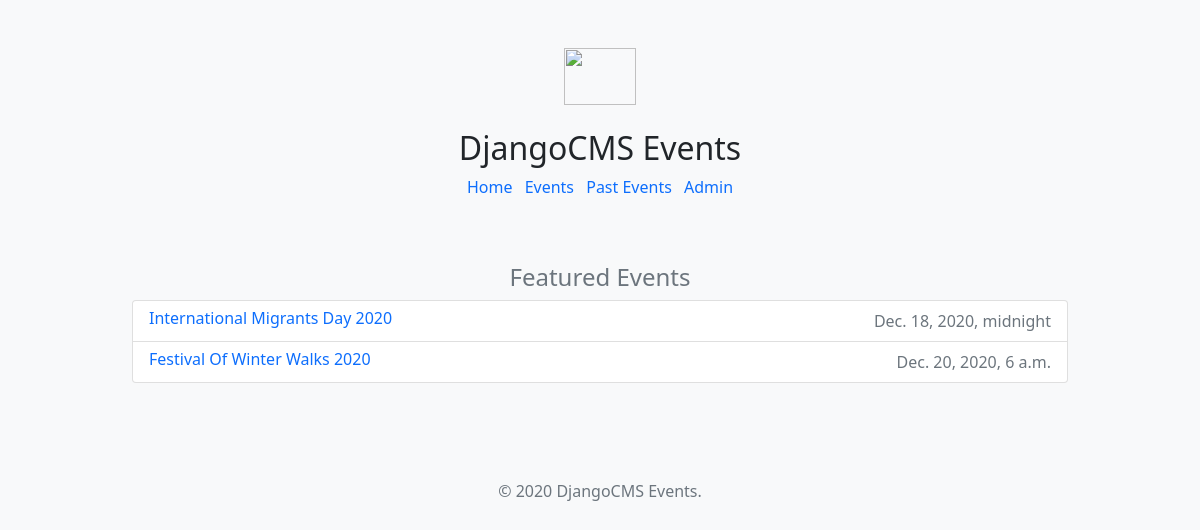
The page /en/ on the database its author committed.
### events/models.py (models this page shows, shortened)
class Events(models.Model):
    title = models.CharField(max_length=200)
    description = models.TextField()
    datetime = models.DateTimeField(default=dt.now)
    is_featured = models.BooleanField(default=False, blank=True)
    class Meta:
        verbose_name_plural = 'Events'

### events/views.py (the view)
# urls.py: path('', views.index, name='index'),
def index(request):
    featured_events = Events.objects.filter(is_featured=True)
    context = {
        'title': 'Featured Events',
        'featured_events': featured_events
    }
    return render(request, 'events/index.html', context)

### events/templates/events/index.html
{% extends 'events/base.html' %}
{% block events_content %}
<div class="row">
    <div class="col-sm-12">
        <h4 class="d-flex justify-content-center align-items-center">
            <span class="text-muted">{{ title }}</span>
        </h4>
        <ul class="list-group">
            {% for event in featured_events %}
                <li class="list-group-item d-flex justify-content-between">
                    <a href="/events/detail/{{ event.id }}"><h6 class="my-0">{{ event.title }}</h6></a>
                    <span class="text-muted">{{ event.datetime }}</span>
                </li>
            {% endfor %}
        </ul>
    </div>
</div>
{% endblock %}

### cmsevents/templates/base.html (style rules this page uses)
a { text-decoration: none; }

### rows shown on the page
Events: title "International Migrants Day 2020", datetime "Dec. 18, 2020, midnight"
Events: title "Festival Of Winter Walks 2020", datetime "Dec. 20, 2020, 6 a.m."

### other values the page prints
{{ title }} "Featured Events"
